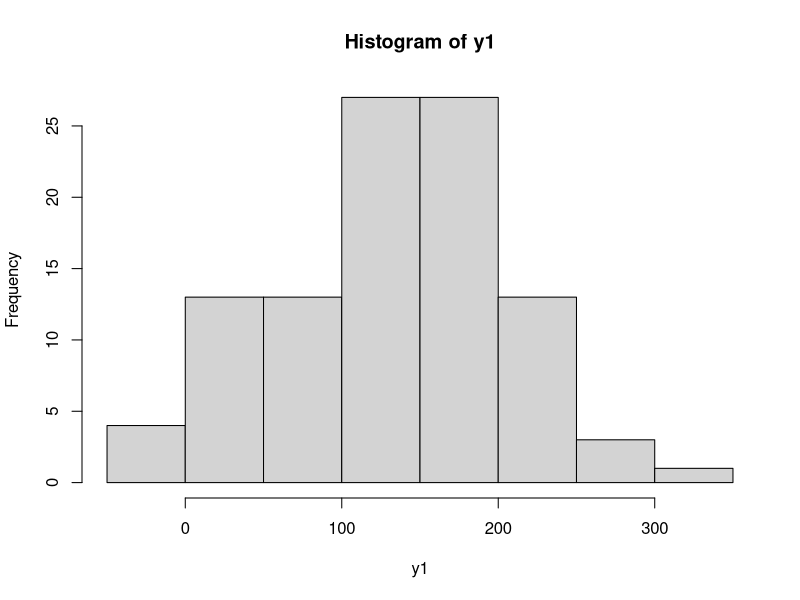
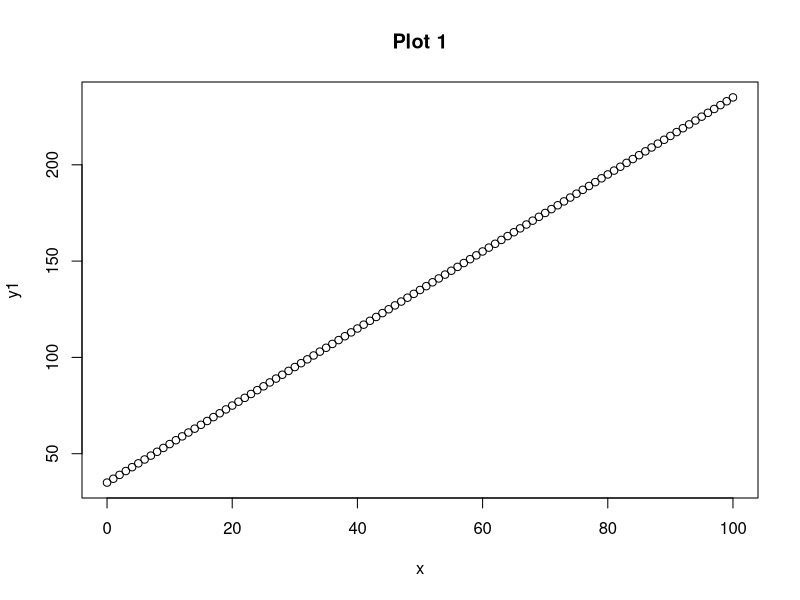
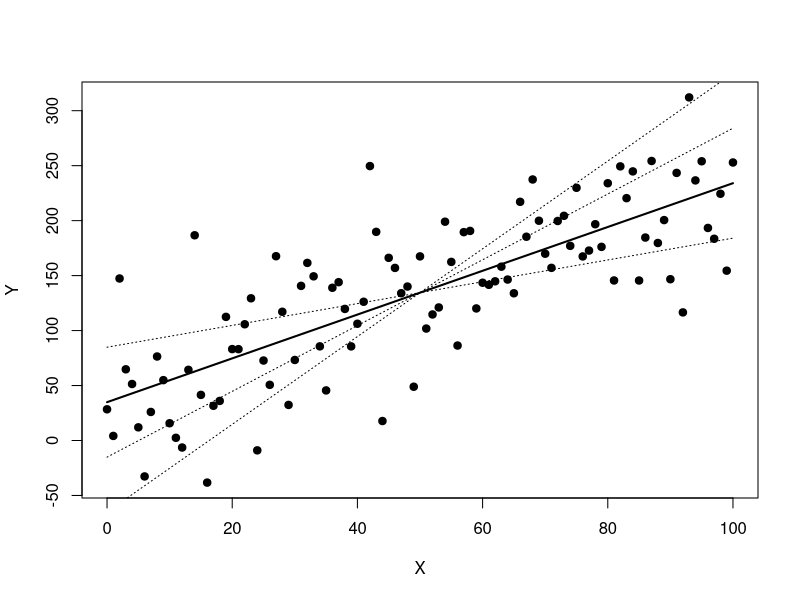
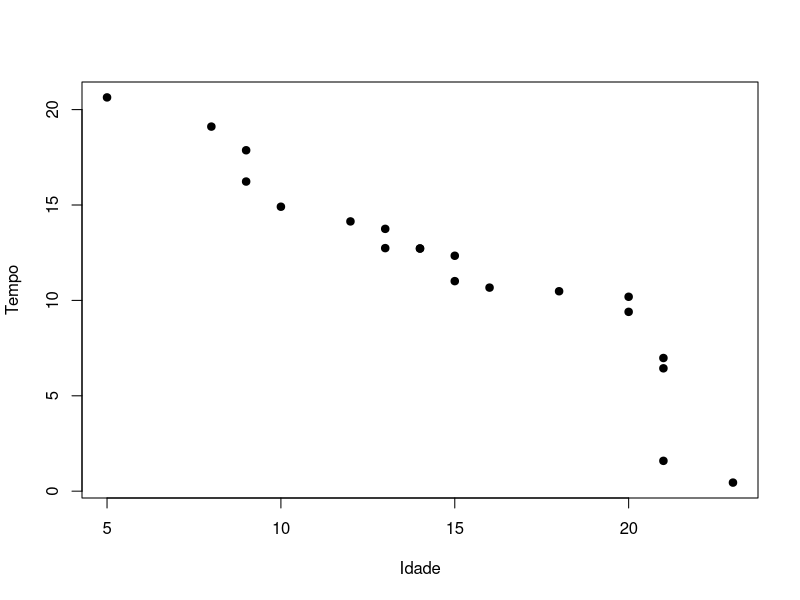
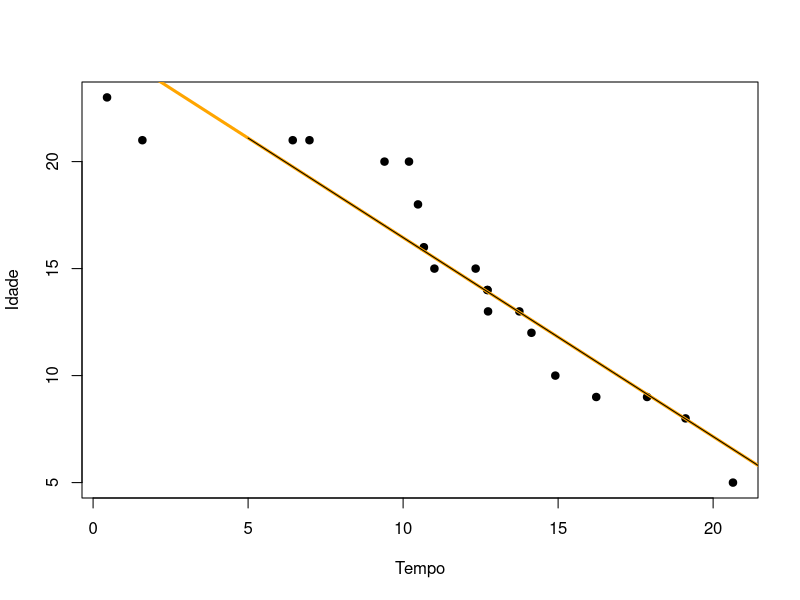
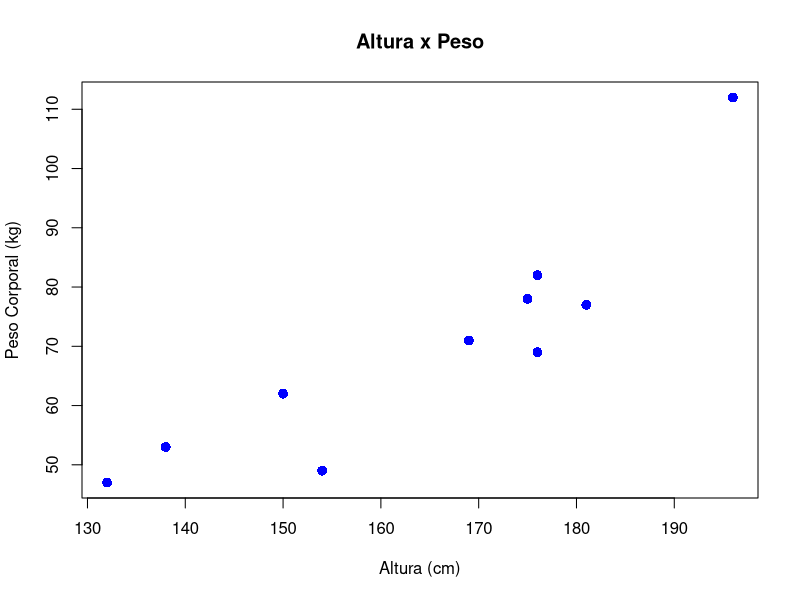
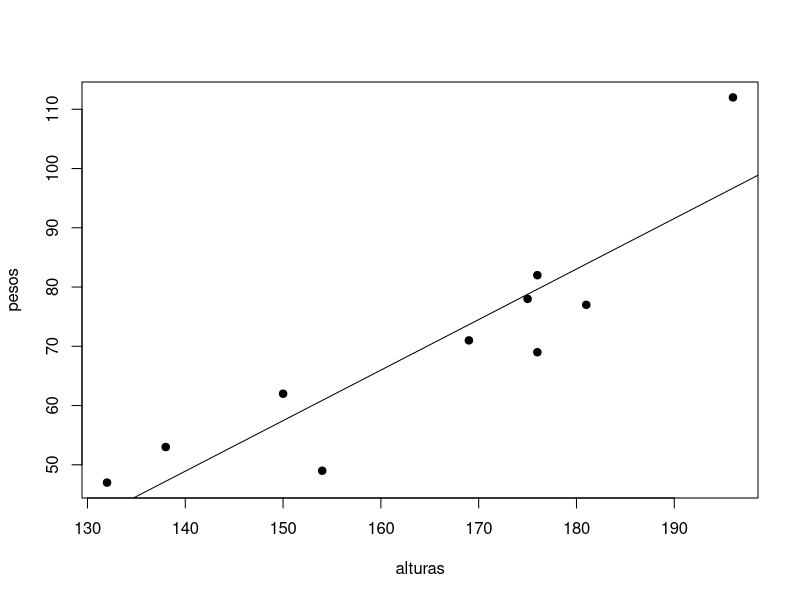
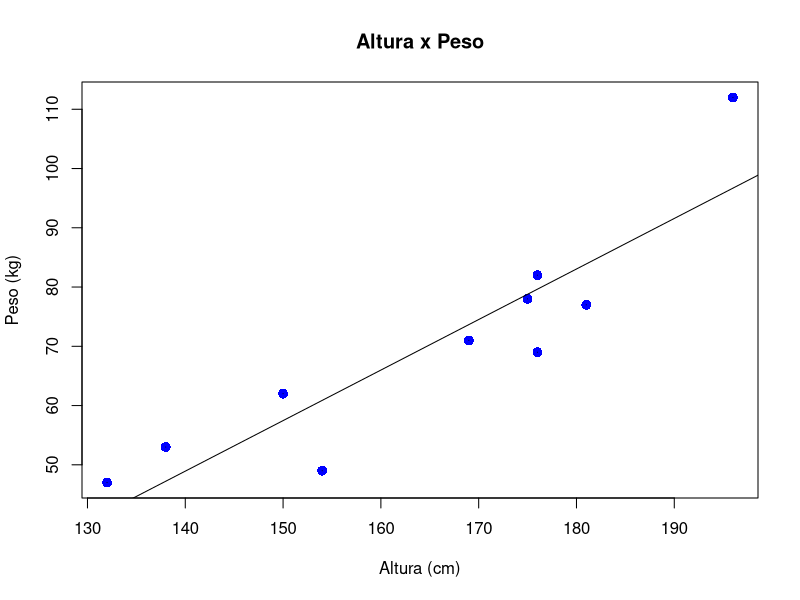

R code for these plots, in order:
# Lista de Exercícios Parte 1 - Capítulo 11 



# Configurando o diretório de trabalho

setwd("C:/Users/deeww/OneDrive/Área de Trabalho/Ciencia de dados/Curso Formação Cientista de dados/BigData_R_Azure_ML/cap11")
getwd()


## Exercício 1 - Massa de dados aleatória


#Criando a massa de dados (apesar de aleatória, y possui 
# uma relação com os dados de x)
##serve para criar um template e testar
x <- seq(0, 100)
y <- 2 * x + 35

# Imprimindo as variáveis
x
y

# Gerando uma distribuição normal
y1 <- y + rnorm(101, 0, 50)
y1
hist(y1)

# Crie um plot do relacionamento de x e y1 - scatterplot (gráfico de dispersão)
# Existe uma correlação positiva
plot(x, y,
     main = "Plot 1",
     xlab = "x",
     ylab = "y1")


##ou
plot(x, y1, pch = 19, xlab = 'X', ylab = 'Y')

# Crie um modelo de regressão para as duas variáveis x e y1
# y1 é  variável target, x é a variável preditora
modelo <- lm(y1 ~ x)
modelo
class(modelo)

# Capture os coeficentes
a <- modelo$coefficients[1]
b <- modelo$coefficients[2]

# Fórmula de Regressão
y2 <- a + b*x

# Visualize a linha de regressão
lines(x, y2, lwd = 2)

# Simulando outras possíveis linhas de regressão
y3 <- (y2[51]-50*(b-1))+(b-1)*x
y4 <- (y2[51]-50*(b+1))+(b+1)*x
y5 <- (y2[51]-50*(b+2))+(b+2)*x
lines(x,y3,lty=3)
lines(x,y4,lty=3)
lines(x,y5,lty=3)


## Exercício 2 - Pesquisa sobre idade e tempo de reação

# Criando os dados
Idade <- c(9,13,14,21,15,18,20,8,14,23,16,21,10,12,20,
           9,13,5,15,21)

Tempo <- c(17.87,13.75,12.72,6.98,11.01,10.48,10.19,19.11,
           12.72,0.45,10.67,1.59,14.91,14.14,9.40,16.23,
           12.74,20.64,12.34,6.44)

# Crie um Gráfico de Dispersão (ScatterPlot)
plot(Idade, Tempo, pch = 19, col = "black")
plot(Idade ~ Tempo, pch = 19, col = "black") # Equivalent

# Crie um modelo de regressão
modelo2 <- lm(Idade ~ Tempo)
modelo2
class(modelo2)


# Calcule a reta de regressão
y <- a + b*x
reta <- 25.75 - 0.93 * Idade

# Crie o gráfico da reta
# A reta apresenta a previsão 
abline(lm(Idade ~ Tempo), col = "orange", lwd = 3)
##ou
lines(Idade,reta)

# Exercício 3 - Relação entre altura e peso

# Criando os dados
alturas = c(176, 154, 138, 196, 132, 176, 181, 169, 150, 175)
pesos = c(82, 49, 53, 112, 47, 69, 77, 71, 62, 78)

plot(alturas, pesos, pch = 16, cex = 1.3, col = "blue", 
     main = "Altura x Peso", 
     ylab = "Peso Corporal (kg)", 
     xlab = "Altura (cm)")

# Crie o modelo de regressão
modelo3 <- lm(alturas ~ pesos)


# Visualizando o modelo
## R-suqred significa o coeficiente de terminação, quanto mais alto melhor, melhor a acurácia

modelo3
class(modelo3)
summary(modelo3)
plot(alturas, pesos, pch = 19, col = "black")

# Gere a linha de regressão
# Função abline utiliza os coeficientes, o modelo aprende os coeficientes
abline(-70.4627, 0.8528)



# Faça as previsões de pesos com base na nova lista de alturas
#Testando os novos dados para fazer a previsão - tem que estar em dataframe
alturas2 = data.frame(c(179, 152, 134, 197, 131, 178, 185, 162, 155, 172))
previsao <- predict(modelo3, alturas2)
previsao

# Plot
plot(alturas, pesos, pch = 16, cex = 1.3, 
     col = "blue", 
     main = "Altura x Peso", 
     ylab = "Peso (kg)", 
     xlab = "Altura (cm)")

# Construindo a linha de regressão
abline(lm(pesos ~ alturas)) 


# Obtendo o tamanho de uma das amostras de dados
num <- length(alturas)
num

# Gerando um gráfico com os valores residuais (são os erros do modelo)
for (k in 1: num)  
  lines(c(alturas[k], alturas[k]), 
        c(pesos[k], pesos[k]))

# Gerando gráficos com a distribuição dos resíduos
# divisão do espaço em uma matriz 2x2
par(mfrow = c(2,2))
plot(modelo)

